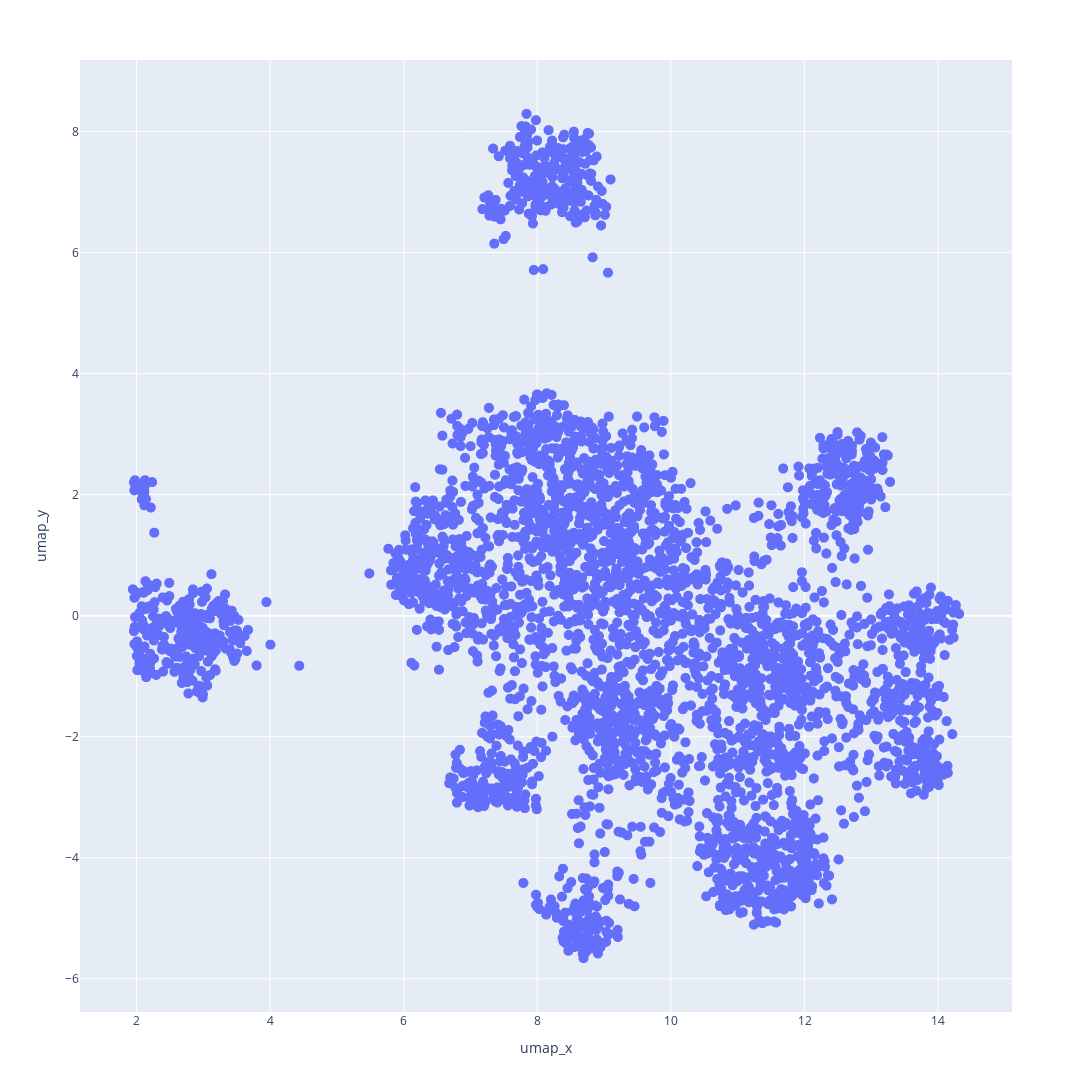

Notebook source saved alongside this figure:
### Code cell
import plotly.express as px

# Create a scatter plot with Plotly
fig = px.scatter(
    painter_summaries_clean,
    x="umap_x",
    y="umap_y",
    hover_data=["painter_name"],
    width=1600,
    height=1600,
)

fig.update_traces(marker=dict(size=10))
# Show the plot
fig.show()

### Figure 1 — Plotly figure (JSON) as saved in the notebook; plotly's stock layout.template omitted (floating-point values rounded to 4 significant figures; data arrays with more than 128 entries replaced by an {"elided": "..."} marker saying what was removed)
{"data": [{"customdata": {"elided": "3925x1 str values"}, "hovertemplate": "umap_x=%{x}<br>umap_y=%{y}<br>painter_name=%{customdata[0]}<extra></extra>", "legendgroup": "", "marker": {"color": "#636efa", "size": 10, "symbol": "circle"}, "mode": "markers", "name": "", "showlegend": false, "type": "scattergl", "x": {"elided": "3925 float values"}, "xaxis": "x", "y": {"elided": "3925 float values"}, "yaxis": "y"}], "layout": {"height": 1600, "legend": {"tracegroupgap": 0}, "margin": {"t": 60}, "width": 1600, "xaxis": {"anchor": "y", "domain": [0, 1], "title": {"text": "umap_x"}}, "yaxis": {"anchor": "x", "domain": [0, 1], "title": {"text": "umap_y"}}}}
